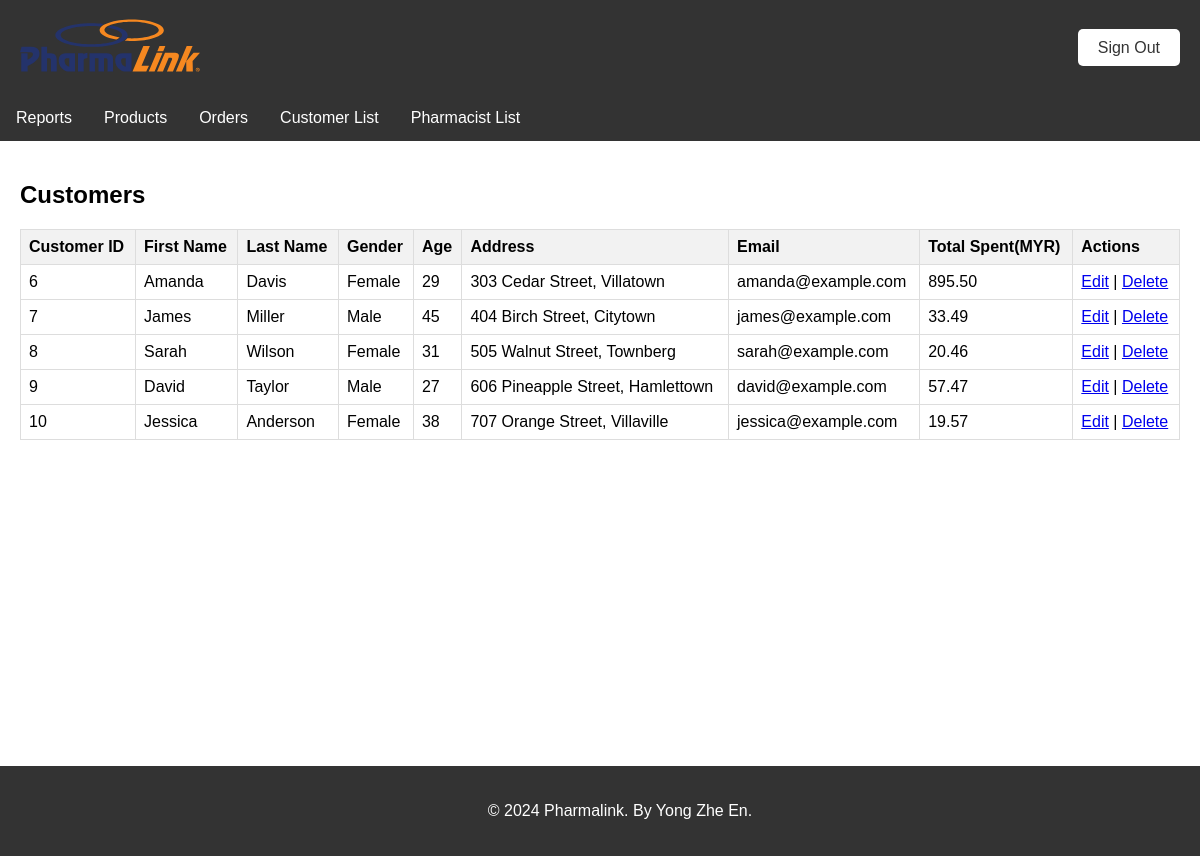
Page /Pcustomerlist.php on the committed database.
### tables this page shows
CREATE TABLE `customers` (
  `cust_ID` int(11) NOT NULL,
  `fname` varchar(255) NOT NULL,
  `lname` varchar(255) NOT NULL,
  `gender` varchar(10) DEFAULT NULL,
  `age` int(11) DEFAULT NULL,
  `address` varchar(255) DEFAULT NULL,
  `email` varchar(255) DEFAULT NULL,
  `pass` varchar(255) DEFAULT NULL,
  `total_spent` decimal(10,2) DEFAULT 0.00
);

### Pcustomerlist.php (the view, shortened to what this page needs)
<?php
include 'db_connection.php';
$sql = "SELECT * FROM customers";
$result = $conn->query($sql);
?>
<!DOCTYPE html>
<html lang="en">
<head>
    <link rel="stylesheet" href="css/global.css">
    <link rel="stylesheet" href="css/header.css">
    <link rel="stylesheet" href="css/navbar.css">
    <link rel="stylesheet" href="css/footer.css">
    <link rel="stylesheet" href="css/table.css">
</head>
<body>
    <?php include 'include/Pheader.php'; ?>
    <?php include 'include/Pnavbar.php'; ?>
    <div class="content">
        <h2>Customers</h2>
        <table class="data-table">
            <thead>
                <tr>
                    <th>Customer ID</th>
                    <th>First Name</th>
                    <th>Last Name</th>
                    <th>Gender</th>
                    <th>Age</th>
                    <th>Address</th>
                    <th>Email</th>
                    <th>Total Spent(MYR)</th>
                    <th>Actions</th>
                </tr>
            </thead>
            <tbody>
                <?php
                if ($result && $result->num_rows > 0) {
                    while ($row = $result->fetch_assoc()) {
                        echo "<tr>";
                        echo "<td>" . $row['cust_ID'] . "</td>";
                        echo "<td>" . $row['fname'] . "</td>";
                        echo "<td>" . $row['lname'] . "</td>";
                        echo "<td>" . $row['gender'] . "</td>";
                        echo "<td>" . $row['age'] . "</td>";
                        echo "<td>" . $row['address'] . "</td>";
                        echo "<td>" . $row['email'] . "</td>";
                        echo "<td>" . $row['total_spent'] . "</td>";
                        echo "<td><a href='Pcustomerlistedit.php?id=" . $row['cust_ID'] . "'>Edit</a> | <a href='#' onclick='confirmDelete(\"Pcustomerlistdel.php?id=" . $row['cust_ID'] . "\")'>Delete</a></td>";
                        echo "</tr>";
                    }
                } else {
                    echo "<tr><td colspan='9'>No customers found</td></tr>";
                }
                ?>
            </tbody>
        </table>
    </div>
    <br><br><br><br><br><br><br><br><br><br><br><br><br><br><br><br><br><br><br><br><br><br>
    <?php include 'include/footer.php'; ?>
</body>
</html>

### css/global.css (style rules this page uses)
body { font-family: Arial, sans-serif; margin: 0; padding: 0; }
.content { padding: 20px; }

### css/table.css (style rules this page uses)
.data-table { width: 100%; border-collapse: collapse; margin-top: 20px; }
.data-table th, .data-table td { border: 1px solid #dddddd; padding: 8px; text-align: left; }
.data-table th { background-color: #f2f2f2; font-weight: bold; }

### rows in the picture
customers: cust_ID "6", fname "Amanda", lname "Davis", gender "Female", age "29", address "303 Cedar Street, Villatown", email "amanda@example.com", total_spent "895.50"
customers: cust_ID "7", fname "James", lname "Miller", gender "Male", age "45", address "404 Birch Street, Citytown", email "james@example.com", total_spent "33.49"
customers: cust_ID "8", fname "Sarah", lname "Wilson", gender "Female", age "31", address "505 Walnut Street, Townberg", email "sarah@example.com", total_spent "20.46"
customers: cust_ID "9", fname "David", lname "Taylor", gender "Male", age "27", address "606 Pineapple Street, Hamlettown", email "david@example.com", total_spent "57.47"
customers: cust_ID "10", fname "Jessica", lname "Anderson", gender "Female", age "38", address "707 Orange Street, Villaville", email "jessica@example.com", total_spent "19.57"
